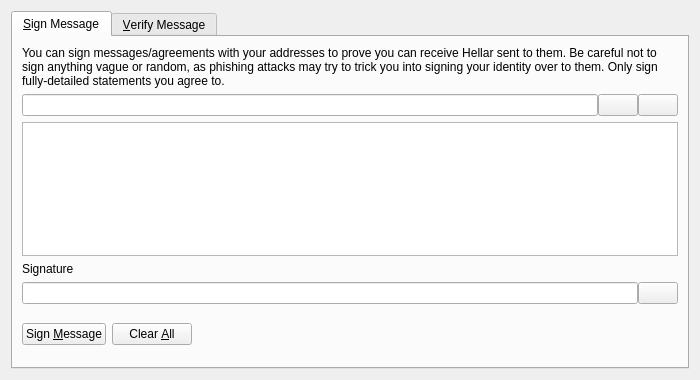
<?xml version="1.0" encoding="UTF-8"?>
<ui version="4.0">
 <class>SignVerifyMessageDialog</class>
 <widget class="QDialog" name="SignVerifyMessageDialog">
  <property name="geometry">
   <rect>
    <x>0</x>
    <y>0</y>
    <width>700</width>
    <height>380</height>
   </rect>
  </property>
  <property name="windowTitle">
   <string>Signatures - Sign / Verify a Message</string>
  </property>
  <property name="modal">
   <bool>true</bool>
  </property>
  <layout class="QVBoxLayout" name="verticalLayout">
   <item>
    <widget class="QTabWidget" name="tabWidget">
     <property name="currentIndex">
      <number>0</number>
     </property>
     <widget class="QWidget" name="tabSignMessage">
      <attribute name="title">
       <string>&amp;Sign Message</string>
      </attribute>
      <layout class="QVBoxLayout" name="verticalLayout_SM">
       <item>
        <widget class="QLabel" name="infoLabel_SM">
         <property name="text">
          <string>You can sign messages/agreements with your addresses to prove you can receive Hellar sent to them. Be careful not to sign anything vague or random, as phishing attacks may try to trick you into signing your identity over to them. Only sign fully-detailed statements you agree to.</string>
         </property>
         <property name="textFormat">
          <enum>Qt::PlainText</enum>
         </property>
         <property name="wordWrap">
          <bool>true</bool>
         </property>
        </widget>
       </item>
       <item>
        <layout class="QHBoxLayout" name="horizontalLayout_1_SM">
         <property name="spacing">
          <number>0</number>
         </property>
         <item>
          <widget class="QValidatedLineEdit" name="addressIn_SM">
           <property name="toolTip">
            <string>The address to sign the message with (e.g. SiBjNTJZQqn6V1RtyVu2friaJMij1dHpm4)</string>
           </property>
          </widget>
         </item>
         <item>
          <widget class="QPushButton" name="addressBookButton_SM">
           <property name="toolTip">
            <string>Choose previously used address</string>
           </property>
           <property name="text">
            <string/>
           </property>
           <property name="icon">
            <iconset resource="../hellar.qrc">
             <normaloff>:/icons/address-book</normaloff>:/icons/address-book</iconset>
           </property>
           <property name="shortcut">
            <string>Alt+A</string>
           </property>
           <property name="autoDefault">
            <bool>false</bool>
           </property>
          </widget>
         </item>
         <item>
          <widget class="QPushButton" name="pasteButton_SM">
           <property name="toolTip">
            <string>Paste address from clipboard</string>
           </property>
           <property name="text">
            <string/>
           </property>
           <property name="icon">
            <iconset resource="../hellar.qrc">
             <normaloff>:/icons/editpaste</normaloff>:/icons/editpaste</iconset>
           </property>
           <property name="shortcut">
            <string>Alt+P</string>
           </property>
           <property name="autoDefault">
            <bool>false</bool>
           </property>
          </widget>
         </item>
        </layout>
       </item>
       <item>
        <widget class="QPlainTextEdit" name="messageIn_SM">
         <property name="toolTip">
          <string>Enter the message you want to sign here</string>
         </property>
        </widget>
       </item>
       <item>
        <widget class="QLabel" name="signatureLabel_SM">
         <property name="text">
          <string>Signature</string>
         </property>
         <property name="textFormat">
          <enum>Qt::PlainText</enum>
         </property>
        </widget>
       </item>
       <item>
        <layout class="QHBoxLayout" name="horizontalLayout_2_SM">
         <property name="spacing">
          <number>0</number>
         </property>
         <item>
          <widget class="QLineEdit" name="signatureOut_SM">
           <property name="font">
            <font>
             <italic>true</italic>
            </font>
           </property>
           <property name="readOnly">
            <bool>true</bool>
           </property>
          </widget>
         </item>
         <item>
          <widget class="QPushButton" name="copySignatureButton_SM">
           <property name="toolTip">
            <string>Copy the current signature to the system clipboard</string>
           </property>
           <property name="text">
            <string/>
           </property>
           <property name="icon">
            <iconset resource="../hellar.qrc">
             <normaloff>:/icons/editcopy</normaloff>:/icons/editcopy</iconset>
           </property>
           <property name="autoDefault">
            <bool>false</bool>
           </property>
          </widget>
         </item>
        </layout>
       </item>
       <item>
        <layout class="QHBoxLayout" name="horizontalLayout_3_SM">
         <item>
          <widget class="QPushButton" name="signMessageButton_SM">
           <property name="toolTip">
            <string>Sign the message to prove you own this Hellar address</string>
           </property>
           <property name="text">
            <string>Sign &amp;Message</string>
           </property>
           <property name="icon">
            <iconset resource="../hellar.qrc">
             <normaloff>:/icons/edit</normaloff>:/icons/edit</iconset>
           </property>
           <property name="autoDefault">
            <bool>false</bool>
           </property>
          </widget>
         </item>
         <item>
          <widget class="QPushButton" name="clearButton_SM">
           <property name="toolTip">
            <string>Reset all sign message fields</string>
           </property>
           <property name="text">
            <string>Clear &amp;All</string>
           </property>
           <property name="icon">
            <iconset resource="../hellar.qrc">
             <normaloff>:/icons/remove</normaloff>:/icons/remove</iconset>
           </property>
           <property name="autoDefault">
            <bool>false</bool>
           </property>
          </widget>
         </item>
         <item>
          <spacer name="horizontalSpacer_1_SM">
           <property name="orientation">
            <enum>Qt::Horizontal</enum>
           </property>
           <property name="sizeHint" stdset="0">
            <size>
             <width>40</width>
             <height>48</height>
            </size>
           </property>
          </spacer>
         </item>
         <item>
          <widget class="QLabel" name="statusLabel_SM">
           <property name="font">
            <font>
             <weight>75</weight>
             <bold>true</bold>
            </font>
           </property>
           <property name="text">
            <string/>
           </property>
           <property name="wordWrap">
            <bool>true</bool>
           </property>
          </widget>
         </item>
         <item>
          <spacer name="horizontalSpacer_2_SM">
           <property name="orientation">
            <enum>Qt::Horizontal</enum>
           </property>
           <property name="sizeHint" stdset="0">
            <size>
             <width>40</width>
             <height>48</height>
            </size>
           </property>
          </spacer>
         </item>
        </layout>
       </item>
      </layout>
     </widget>
     <widget class="QWidget" name="tabVerifyMessage">
      <attribute name="title">
       <string>&amp;Verify Message</string>
      </attribute>
      <layout class="QVBoxLayout" name="verticalLayout_VM">
       <item>
        <widget class="QLabel" name="infoLabel_VM">
         <property name="text">
          <string>Enter the receiver's address, message (ensure you copy line breaks, spaces, tabs, etc. exactly) and signature below to verify the message. Be careful not to read more into the signature than what is in the signed message itself, to avoid being tricked by a man-in-the-middle attack. Note that this only proves the signing party receives with the address, it cannot prove sendership of any transaction!</string>
         </property>
         <property name="textFormat">
          <enum>Qt::PlainText</enum>
         </property>
         <property name="alignment">
          <set>Qt::AlignLeading|Qt::AlignLeft|Qt::AlignTop</set>
         </property>
         <property name="wordWrap">
          <bool>true</bool>
         </property>
        </widget>
       </item>
       <item>
        <layout class="QHBoxLayout" name="horizontalLayout_1_VM">
         <property name="spacing">
          <number>0</number>
         </property>
         <item>
          <widget class="QValidatedLineEdit" name="addressIn_VM">
           <property name="toolTip">
            <string>The Hellar address the message was signed with (e.g. SiBjNTJZQqn6V1RtyVu2friaJMij1dHpm4)</string>
           </property>
          </widget>
         </item>
         <item>
          <widget class="QPushButton" name="addressBookButton_VM">
           <property name="toolTip">
            <string>Choose previously used address</string>
           </property>
           <property name="text">
            <string/>
           </property>
           <property name="icon">
            <iconset resource="../hellar.qrc">
             <normaloff>:/icons/address-book</normaloff>:/icons/address-book</iconset>
           </property>
           <property name="shortcut">
            <string>Alt+A</string>
           </property>
           <property name="autoDefault">
            <bool>false</bool>
           </property>
          </widget>
         </item>
        </layout>
       </item>
       <item>
        <widget class="QPlainTextEdit" name="messageIn_VM"/>
       </item>
       <item>
        <widget class="QValidatedLineEdit" name="signatureIn_VM"/>
       </item>
       <item>
        <layout class="QHBoxLayout" name="horizontalLayout_2_VM">
         <item>
          <widget class="QPushButton" name="verifyMessageButton_VM">
           <property name="toolTip">
            <string>Verify the message to ensure it was signed with the specified Hellar address</string>
           </property>
           <property name="text">
            <string>Verify &amp;Message</string>
           </property>
           <property name="icon">
            <iconset resource="../hellar.qrc">
             <normaloff>:/icons/transaction_0</normaloff>:/icons/transaction_0</iconset>
           </property>
           <property name="autoDefault">
            <bool>false</bool>
           </property>
          </widget>
         </item>
         <item>
          <widget class="QPushButton" name="clearButton_VM">
           <property name="toolTip">
            <string>Reset all verify message fields</string>
           </property>
           <property name="text">
            <string>Clear &amp;All</string>
           </property>
           <property name="icon">
            <iconset resource="../hellar.qrc">
             <normaloff>:/icons/remove</normaloff>:/icons/remove</iconset>
           </property>
           <property name="autoDefault">
            <bool>false</bool>
           </property>
          </widget>
         </item>
         <item>
          <spacer name="horizontalSpacer_1_VM">
           <property name="orientation">
            <enum>Qt::Horizontal</enum>
           </property>
           <property name="sizeHint" stdset="0">
            <size>
             <width>40</width>
             <height>48</height>
            </size>
           </property>
          </spacer>
         </item>
         <item>
          <widget class="QLabel" name="statusLabel_VM">
           <property name="font">
            <font>
             <weight>75</weight>
             <bold>true</bold>
            </font>
           </property>
           <property name="text">
            <string/>
           </property>
           <property name="wordWrap">
            <bool>true</bool>
           </property>
          </widget>
         </item>
         <item>
          <spacer name="horizontalSpacer_2_VM">
           <property name="orientation">
            <enum>Qt::Horizontal</enum>
           </property>
           <property name="sizeHint" stdset="0">
            <size>
             <width>40</width>
             <height>48</height>
            </size>
           </property>
          </spacer>
         </item>
        </layout>
       </item>
      </layout>
     </widget>
    </widget>
   </item>
  </layout>
 </widget>
 <customwidgets>
  <customwidget>
   <class>QValidatedLineEdit</class>
   <extends>QLineEdit</extends>
   <header>qvalidatedlineedit.h</header>
  </customwidget>
 </customwidgets>
 <resources>
  <include location="../hellar.qrc"/>
 </resources>
 <connections/>
</ui>
